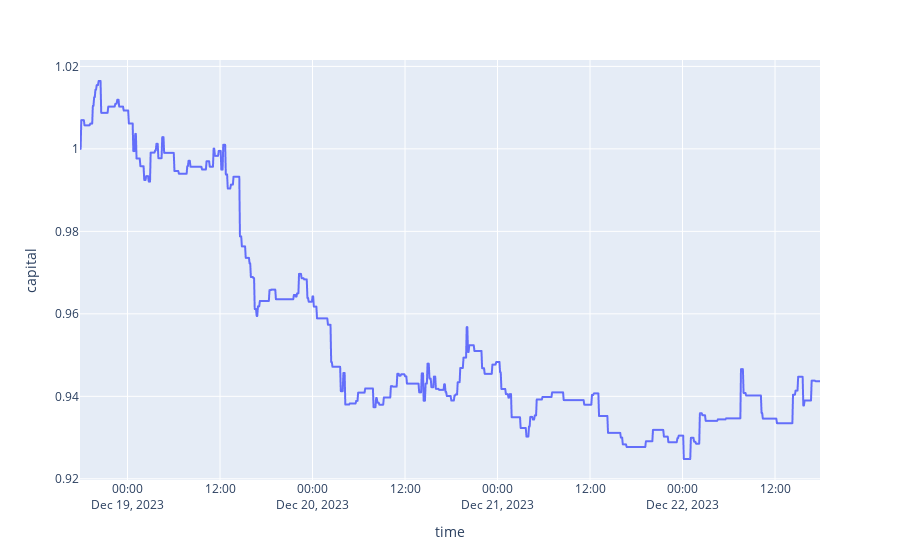

Notebook source saved alongside this figure:
### Code cell
capital = 1
df['capital'] = 0
df_len = df.shape[0]
capital_ls = []
price_in = None

for ix in range(0, df_len):
    if ix < df_len - 1:
        row = df.iloc[ix]
        next_row = df.iloc[ix + 1]
        best_ask = row['best_ask']
        
        if row['prediction'] == 1:
            if price_in == None:
                price_in = row['best_bid']
        else:
            if price_in:
                pnl = (price_in - best_ask) / price_in
                # alog.info((pnl, price_in, best_ask))
                capital = capital + (capital * pnl * (1 - 0.005))
                
            price_in = None
            
    #alog.info(capital)
    capital_ls.append(capital)

df['capital'] = np.asarray(capital_ls)
print(df)
px.line(df, y='capital', height=700)

### Figure 1 — Plotly figure (JSON) as saved in the notebook; plotly's stock layout.template omitted (floating-point values rounded to 4 significant figures; data arrays with more than 128 entries replaced by an {"elided": "..."} marker saying what was removed)
{"data": [{"hovertemplate": "time=%{x}<br>capital=%{y}<extra></extra>", "legendgroup": "", "line": {"color": "#636efa", "dash": "solid"}, "marker": {"symbol": "circle"}, "mode": "lines", "name": "", "showlegend": false, "type": "scattergl", "x": {"elided": "1148 str values"}, "xaxis": "x", "y": {"elided": "1148 float values"}, "yaxis": "y"}], "layout": {"autosize": true, "legend": {"tracegroupgap": 0}, "margin": {"t": 60}, "xaxis": {"anchor": "y", "autorange": true, "domain": [0, 1], "range": ["2023-12-18 17:50", "2023-12-22 17:50"], "title": {"text": "time"}, "type": "date"}, "yaxis": {"anchor": "x", "autorange": true, "domain": [0, 1], "range": [0.9197, 1.022], "title": {"text": "capital"}, "type": "linear"}}}
